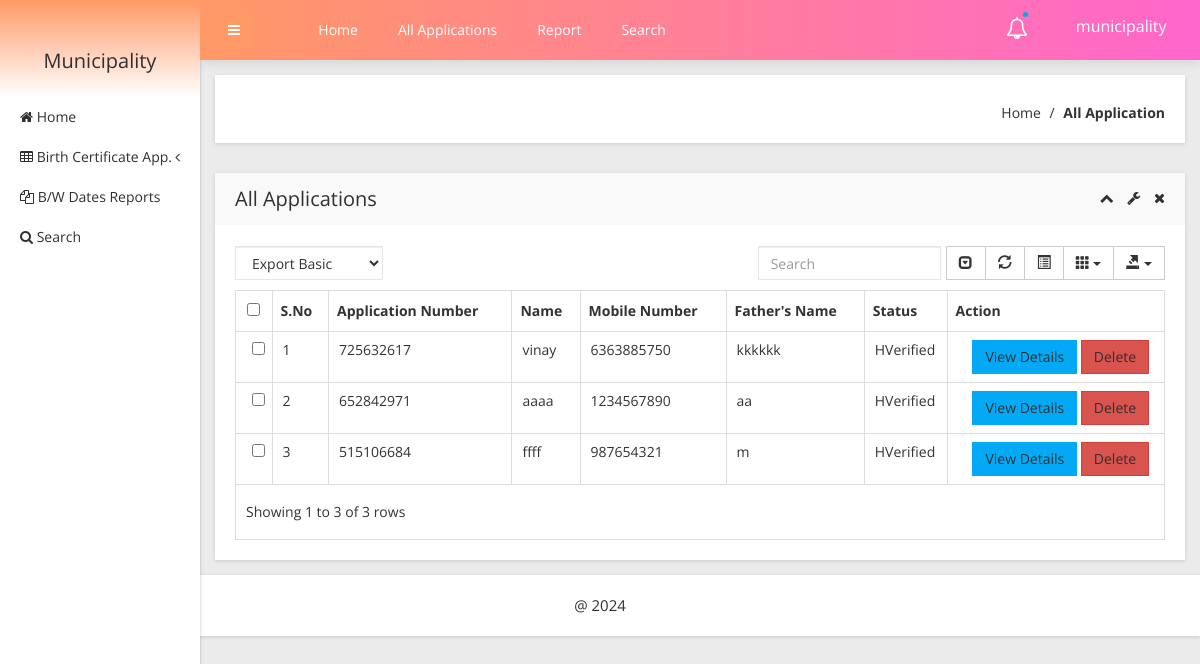
The app's page /obcs/admin/all-applications.php (signed in) with its own data.
### tables this page shows
CREATE TABLE `tblapplication` (
  `ID` int(10) NOT NULL,
  `UserID` int(5) NOT NULL,
  `ApplicationID` varchar(200) DEFAULT NULL,
  `DateofBirth` varchar(200) DEFAULT NULL,
  `Gender` varchar(50) DEFAULT NULL,
  `FullName` varchar(200) DEFAULT NULL,
  `PlaceofBirth` varchar(200) DEFAULT NULL,
  `NameofFather` varchar(200) DEFAULT NULL,
  `NameOfMother` varchar(120) DEFAULT NULL,
  `PermanentAdd` mediumtext DEFAULT NULL,
  `PostalAdd` mediumtext DEFAULT NULL,
  `MobileNumber` bigint(10) DEFAULT NULL,
  `Email` varchar(200) DEFAULT NULL,
  `Dateofapply` timestamp NULL DEFAULT current_timestamp(),
  `Remark` varchar(200) DEFAULT NULL,
  `Status` varchar(50) DEFAULT NULL,
  `UpdationDate` timestamp NULL DEFAULT NULL ON UPDATE current_timestamp(),
  `HStatus` varchar(255) DEFAULT NULL,
  `DateofDeath` date DEFAULT NULL,
  `bd_Id` int(11) DEFAULT NULL,
  `MotherAadharNumber` varchar(20) DEFAULT NULL,
  `FatherAadharNumber` varchar(20) DEFAULT NULL,
  `HospitalName` varchar(100) DEFAULT NULL,
  `H_id` int(11) DEFAULT NULL
);

### obcs/admin/all-applications.php (the view, shortened to what this page needs)
<?php
include('includes/dbconnection.php');
if (strlen($_SESSION['obcsaid']==0)) {
  header('location:logout.php');
  } else{
  ?>
<!doctype html>
<html class="no-js" lang="en">
<head>
    <link rel="stylesheet" href="css/bootstrap.min.css">
    <link rel="stylesheet" href="css/font-awesome.min.css">
    <link rel="stylesheet" href="css/adminpro-custon-icon.css">
    <link rel="stylesheet" href="css/meanmenu.min.css">
    <link rel="stylesheet" href="css/jquery.mCustomScrollbar.min.css">
    <link rel="stylesheet" href="css/animate.css">
    <link rel="stylesheet" href="css/data-table/bootstrap-table.css">
    <link rel="stylesheet" href="css/data-table/bootstrap-editable.css">
    <link rel="stylesheet" href="css/normalize.css">
    <link rel="stylesheet" href="css/c3.min.css">
    <link rel="stylesheet" href="style.css">
    <link rel="stylesheet" href="css/responsive.css">
</head>
<body class="materialdesign">
    <div class="wrapper-pro">
      <?php include_once('includes/sidebar.php');?>
        <?php include_once('includes/header.php');?>
            <div class="breadcome-area mg-b-30 small-dn">
                <div class="container-fluid">
                    <div class="row">
                        <div class="col-lg-12">
                            <div class="breadcome-list shadow-reset">
                                <div class="row">
                                    <div class="col-lg-12">
                                        <ul class="breadcome-menu">
                                            <li><a href="dashboard.php">Home</a> <span class="bread-slash">/</span>
                                            </li>
                                            <li><span class="bread-blod">All Application</span>
                                            </li>
                                        </ul>
                                    </div>
                                </div>
                            </div>
                        </div>
                    </div>
                </div>
            </div>
            <div class="data-table-area mg-b-15">
                <div class="container-fluid">
                    <div class="row">
                        <div class="col-lg-12">
                            <div class="sparkline13-list shadow-reset">
                                <div class="sparkline13-hd">
                                    <div class="main-sparkline13-hd">
                                        <h1>All Applications</h1>
                                        <div class="sparkline13-outline-icon">
                                            <span class="sparkline13-collapse-link"><i class="fa fa-chevron-up"></i></span>
                                            <span><i class="fa fa-wrench"></i></span>
                                            <span class="sparkline13-collapse-close"><i class="fa fa-times"></i></span>
                                        </div>
                                    </div>
                                </div>
                                <div class="sparkline13-graph">
                                    <div class="datatable-dashv1-list custom-datatable-overright">
                                        <div id="toolbar">
                                            <select class="form-control">
                                                <option value="">Export Basic</option>
                                            </select>
                                        </div>
                                        <table id="table" data-toggle="table" data-pagination="true" data-search="true" data-show-columns="true" data-show-pagination-switch="true" data-show-refresh="true" data-key-events="true" data-show-toggle="true" data-resizable="true" data-cookie="true" data-cookie-id-table="saveId" data-show-export="true" data-click-to-select="true" data-toolbar="#toolbar">
                                            <thead>
                                                <tr>
                                                    <th>S.No</th>
                                                    <th>Application Number</th>
                                                    <th>Name</th>
                                                    <th >Mobile Number</th>
                                                    <th>Father's Name</th>
                                                    <th>Status</th>
                                                    <th data-field="action">Action</th>
                                                </tr>
                                            </thead>
                                            <tbody>
                                              <?php
$sql="SELECT * from tblapplication where status = 'HVerified'";
$query = $dbh -> prepare($sql);
$query->execute();
$results=$query->fetchAll(PDO::FETCH_OBJ);
$cnt=1;
if($query->rowCount() > 0)
{
foreach($results as $row)
{               ?>
                                                <tr>
                                                    <td><?php echo htmlentities($cnt);?></td>
                                                    <td><?php  echo htmlentities($row->ApplicationID);?></td>
                                                    <td><?php  echo htmlentities($row->FullName);?></td>
                                                   <td><?php  echo htmlentities($row->MobileNumber);?></td>
                                                    <td><?php  echo htmlentities($row->NameofFather);?></td>
                                                  <?php if($row->Status==""){ ?>
                     <td><?php echo "Pending"; ?></td>
<?php } else { ?>                  <td><?php  echo htmlentities($row->Status);?>
                  </td>
                  <?php } ?>
                                                    <td class="datatable-ct"><a href="view-application-detail.php?viewid=<?php echo htmlentities($row->ID);?>" class="btn btn-primary">View Details</a>
<a href="all-applications.php?del=<?php echo htmlentities($row->ID);?>" onclick="return confirm('Do you really want to delete?');" class="btn btn-danger">Delete</a>
                                                    </td>
                                                </tr>
                                             <?php $cnt=$cnt+1;}} ?>
                                            </tbody>
                                        </table>
                                    </div>
                                </div>
                            </div>
                        </div>
                    </div>
                </div>
            </div>
        </div>
    </div>
  <?php include_once('includes/footer.php');?>
</body>
</html><?php }  ?>

### obcs/admin/includes/sidebar.php (shortened to what this page needs)
     <?php
include('includes/dbconnection.php');
if (strlen($_SESSION['obcsaid']==0)) {
  header('location:logout.php');
  } else{
  ?>
  <div class="left-sidebar-pro">
            <nav id="sidebar">
                <div class="sidebar-header">
                    <?php
$aid=$_SESSION['obcsaid'];
$sql="SELECT AdminName,Email from  tbladmin where ID=:aid";
$query = $dbh -> prepare($sql);
$query->bindParam(':aid',$aid,PDO::PARAM_STR);
$query->execute();
$results=$query->fetchAll(PDO::FETCH_OBJ);
$cnt=1;
if($query->rowCount() > 0)
{
foreach($results as $row)
{               ?>
                    <h3>Municipality</h3>
                  <?php $cnt=$cnt+1;}} ?>
                </div>
                <div class="left-custom-menu-adp-wrap">
                    <ul class="nav navbar-nav left-sidebar-menu-pro">
                        <li class="nav-item">
                            <a href="dashboard.php" role="button" aria-expanded="false"><i class="fa big-icon fa-home"></i> <span class="mini-dn">Home</span> </a>
                        </li>
                        <li class="nav-item"><a href="#" data-toggle="dropdown" role="button" aria-expanded="false" class="nav-link dropdown-toggle"><i class="fa big-icon fa-table"></i> <span class="mini-dn">Birth Certificate App.</span> <span class="indicator-right-menu mini-dn"><i class="fa indicator-mn fa-angle-left"></i></span></a>
                        </li>
                        <li class="nav-item">
                            <a href="between-dates-report.php" role="button" aria-expanded="false"><i class="fa big-icon fa-files-o"></i> <span class="mini-dn">B/W Dates Reports</span> </a>
                        </li>
                        <li class="nav-item">
                            <a href="search.php" role="button" aria-expanded="false"><i class="fa fa-search"></i> <span class="mini-dn">Search</span> </a>
                    </ul>
                </div>
            </nav>
        </div>
        <?php }  ?>

### obcs/admin/includes/header.php (shortened to what this page needs)
      <?php
include('includes/dbconnection.php');
if (strlen($_SESSION['obcsaid']==0)) {
  header('location:logout.php');
  } else{
  ?>
 <div class="content-inner-all">
            <div class="header-top-area">
                <div class="fixed-header-top">
                    <div class="container-fluid">
                        <div class="row">
                            <div class="col-lg-1 col-md-6 col-sm-6 col-xs-12">
                                <button type="button" id="sidebarCollapse" class="btn bar-button-pro header-drl-controller-btn btn-info navbar-btn">
                                    <i class="fa fa-bars"></i>
                                </button>
                            </div>
                            <div class="col-lg-6 col-md-1 col-sm-1 col-xs-12">
                                <div class="header-top-menu tabl-d-n">
                                    <ul class="nav navbar-nav mai-top-nav">
                                        <li class="nav-item"><a href="dashboard.php" class="nav-link">Home</a>
                                        </li>
                                        <li class="nav-item"><a href="all-applications.php" class="nav-link">All Applications</a>
                                        </li>
                                        <li class="nav-item"><a href="between-dates-report.php" class="nav-link">Report</a>
                                        </li>
                                        <li class="nav-item"><a href="search.php" class="nav-link">Search</a>
                                        </li>
                                    </ul>
                                </div>
                            </div>
                            <div class="col-lg-5 col-md-5 col-sm-6 col-xs-12">
                                <div class="header-right-info">
                                    <ul class="nav navbar-nav mai-top-nav header-right-menu">
                                        <li class="nav-item"><a href="new-birth-application.php" data-toggle="dropdown" role="button" aria-expanded="false" class="nav-link dropdown-toggle"><i class="fa fa-bell-o" aria-hidden="true"></i><span class="indicator-nt"></span></a>
                                        </li>
                                        <li class="nav-item">
                                            <a href="#" data-toggle="dropdown" role="button" aria-expanded="false" class="nav-link dropdown-toggle">
                                                <?php
$aid=$_SESSION['obcsaid'];
$sql="SELECT AdminName,Email from  tbladmin where ID=:aid";
$query = $dbh -> prepare($sql);
$query->bindParam(':aid',$aid,PDO::PARAM_STR);
$query->execute();
$results=$query->fetchAll(PDO::FETCH_OBJ);
$cnt=1;
if($query->rowCount() > 0)
{
foreach($results as $row)
{               ?>
                                                <span class="adminpro-icon adminpro-user-rounded header-riht-inf"></span>
                                                <span class="admin-name"><?php  echo $row->AdminName;?></span>
                                                <span class="author-project-icon adminpro-icon adminpro-down-arrow"></span><?php $cnt=$cnt+1;}} ?>
                                            </a>
                                        </li>
                                    </ul>
                                </div>
                            </div>
                        </div>
                    </div>
                </div>
            </div><?php }  ?>

### records on screen
tblapplication: ApplicationID "725632617", FullName "vinay", MobileNumber "6363885750", NameofFather "kkkkkk", Status "HVerified"
tblapplication: ApplicationID "652842971", FullName "aaaa", MobileNumber "1234567890", NameofFather "aa", Status "HVerified"
tblapplication: ApplicationID "515106684", FullName "ffff", MobileNumber "987654321", NameofFather "m", Status "HVerified"

### other values on screen
$row->AdminName "municipality"
